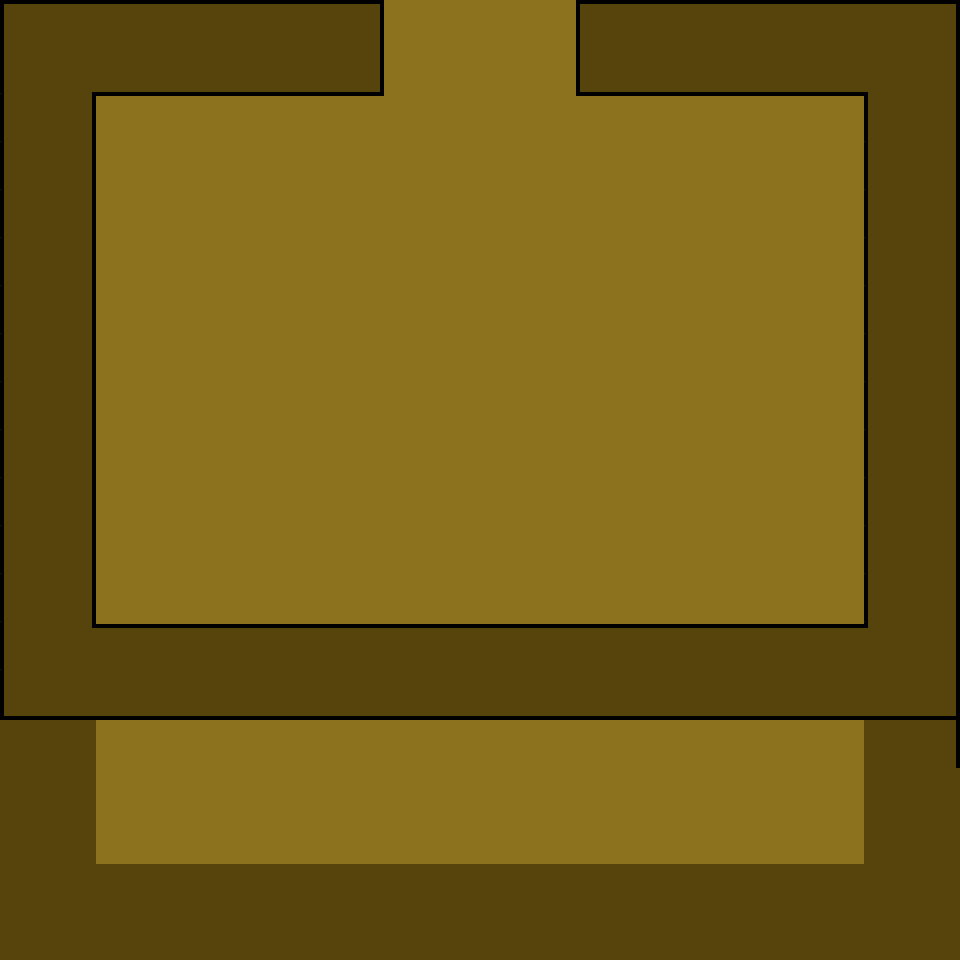

The image is a tile-based game level rendered from a .tmx file. Its description and complete source (layers, tilesets, objects, tile grids) follow:
An orthogonal 20x20 tile map with 48x48 px tiles, 1 tile layer (Tile Layer 1) and 6 objects (5x Wall, Doorway).

<map version="1.2" tiledversion="1.2.2" orientation="orthogonal" renderorder="right-down" width="20" height="20" tilewidth="48" tileheight="48" infinite="0" nextlayerid="4" nextobjectid="10">
 <tileset firstgid="1" source="level_01_final_test.tsx" />
 <layer id="1" name="Tile Layer 1" width="20" height="20">
  <data encoding="csv">
5,6,6,6,6,6,6,8,1,2,1,2,5,6,6,6,6,6,6,8,
23,66,97,97,97,97,97,98,19,20,19,20,95,97,97,97,97,97,63,26,
23,26,1,2,1,2,2,2,2,2,2,2,2,2,2,2,1,2,23,26,
23,26,19,20,1,2,20,20,20,20,20,1,2,2,2,2,2,20,23,26,
23,26,1,2,1,2,1,1,2,1,2,2,20,20,20,20,20,2,23,26,
23,26,19,20,1,2,19,19,20,2,2,20,20,20,2,19,20,20,23,26,
23,26,1,2,1,1,19,20,20,20,2,2,19,20,20,20,1,2,23,26,
23,26,1,2,1,2,1,1,19,20,20,20,1,1,19,20,19,20,23,26,
23,26,1,2,1,2,1,2,1,2,1,2,1,2,1,2,1,2,23,26,
23,26,19,20,19,20,19,20,19,20,19,20,19,20,19,20,19,20,23,26,
23,26,1,2,1,2,1,2,1,2,1,2,1,2,1,2,1,2,23,26,
23,26,19,20,19,20,19,20,19,20,19,20,19,20,19,20,19,20,23,26,
23,26,1,2,1,2,1,2,1,2,1,2,1,2,1,2,1,2,23,26,
23,12,6,6,6,6,6,6,6,6,6,6,6,6,6,6,6,6,9,26,
95,96,96,96,96,96,96,96,96,96,96,96,96,96,96,96,96,96,96,98,
21,22,19,20,19,20,19,20,19,20,19,20,19,20,19,20,19,20,24,26,
3,4,1,2,1,2,1,2,1,2,1,2,1,2,1,2,1,2,24,24,
21,22,19,20,19,20,19,20,19,20,19,20,19,20,19,20,19,20,24,24,
3,4,3,4,3,4,3,4,3,4,3,4,3,4,3,4,3,4,24,24,
21,22,21,22,21,22,21,22,21,22,21,22,21,22,21,22,21,22,24,24
</data>
 </layer>
 <objectgroup id="2" name="Wall">
  <object id="2" name="Wall" type="Wall" x="0" y="2" width="383" height="93" />
  <object id="3" name="Wall" type="Wall" x="577.5" y="1.5" width="383" height="93" />
  <object id="4" name="Wall" type="Wall" x="3" y="85" width="91" height="877" />
  <object id="5" name="Wall" type="Wall" x="865.5" y="90.5" width="91" height="877" />
  <object id="6" name="Wall" type="Wall" x="89" y="624" width="786" height="96" />
 </objectgroup>
 <objectgroup id="3" name="Doorway">
  <object id="7" name="Doorway_01" type="Doorway" x="379" y="-1" width="198" height="5" />
 </objectgroup>
</map>
